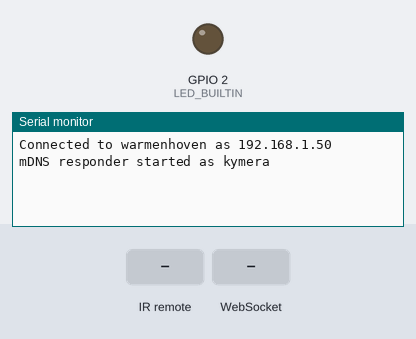
The sketch below on a simulated ESP32. Shown: output pins drawn as LEDs (lit = HIGH), the last lines printed to the serial monitor. Inputs (shaded band) come from the test bench. WiFi joins after 1.5 s; servers stay silent unless stated.

Above: at 2.7 s.
2.8 s: infrared code 0x20DF807F received
At 4.0 s:
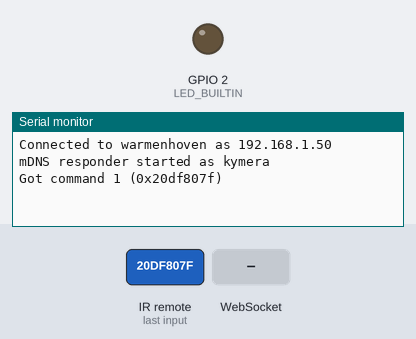
4.3 s: WebSocket text "1" received
At 5.2 s:
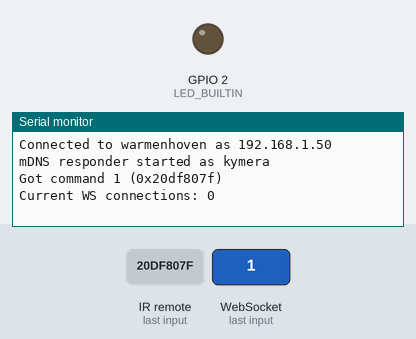
5.8 s: infrared code 0x20DF28D7 received
At 6.3 s:
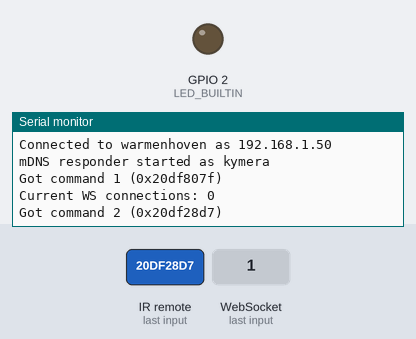
7.3 s: infrared code 0x20DF40BF received
At 8.6 s:
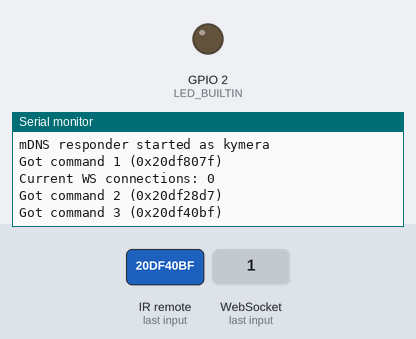

The sketch:

kymera.ino
```cpp
#include <IRremote.h>

IRrecv IrReceiver(15);

#include <WiFi.h>
#include <ESPmDNS.h>
#include <WebSocketsServer.h>

const char *ssid = "warmenhoven";
const char *mdnsid = "kymera";

WebSocketsServer webSocket = WebSocketsServer(80);

struct Conn {
  struct Conn *next;
  uint8_t num;
};
struct Conn *connections = NULL;

void dumpConnections() {
  struct Conn *cur = connections;
  Serial.print("Current WS connections: ");
  while (cur) {
    Serial.printf("%u ", cur->num);
    cur = cur->next;
  }
  Serial.println();
}

void addConnection(uint8_t num) {
  struct Conn *newconn = new Conn;
  newconn->next = NULL;
  newconn->num = num;
  if (!connections) {
    connections = newconn;
  } else {
    struct Conn *tmp = connections;
    while (tmp->next) tmp = tmp->next;
    tmp->next = newconn;
  }
  dumpConnections();
}

void removeConnection(uint8_t num) {
  if (connections->num == num) {
    struct Conn *remconn = connections;
    connections = connections->next;
    delete remconn;
  } else {
    struct Conn *prev = connections;
    struct Conn *cur = connections->next;
    while (cur) {
      if (cur->num == num) {
        prev->next = cur->next;
        delete cur;
        cur = NULL;
      } else {
        prev = cur;
        cur = cur->next;
      }
    }
  }
  dumpConnections();
}

void broadcast(const char *msg) {
  struct Conn *cur = connections;
  while (cur) {
    webSocket.sendTXT(cur->num, msg);
    cur = cur->next;
  }
}

void webSocketEvent(uint8_t num, WStype_t type, uint8_t * payload, size_t length) {
  switch(type) {
    case WStype_CONNECTED:
      addConnection(num);
      break;

    case WStype_DISCONNECTED:
    removeConnection(num);
      break;

    default:
      break;
    }
}

void setup() {
  Serial.begin(115200);

  // initialize digital pin LED_BUILTIN as an output.
  pinMode(LED_BUILTIN, OUTPUT);
  IrReceiver.enableIRIn();  // Start the receiver
  IrReceiver.blink13(true); // Enable feedback LED

  // Connect to WiFi network
  WiFi.begin(ssid);

  // Wait for connection
  while (WiFi.status() != WL_CONNECTED) {
    delay(500);
  }
  Serial.print("Connected to " ); Serial.print(ssid); Serial.print(" as "); Serial.println(WiFi.localIP());

  webSocket.begin();
  webSocket.onEvent(webSocketEvent);

  // Set up mDNS responder
  while (!MDNS.begin(mdnsid)) {
    delay(500);
  }
  Serial.print("mDNS responder started as "); Serial.println(mdnsid);

  // Add service to MDNS-SD
  MDNS.addService("kymera", "tcp", 80);
}

void loop() {
  webSocket.loop();

  if (IrReceiver.decode()) {
    decode_type_t type = IrReceiver.results.decode_type;
    bool isRepeat = IrReceiver.results.isRepeat;
    if (type == NEC && !isRepeat) {
      uint8_t command = 0;
      switch (IrReceiver.results.value) {
        case 0x20DF807F:
          command = 1;
          break;
        case 0x20DF28D7:
          command = 2;
          break;
        case 0x20DF40BF:
          command = 3;
          break;
        case 0x20DFC03F:
          command = 4;
          break;
        case 0x20DF00FF:
          command = 5;
          break;
        case 0x20DFA05F:
          command = 6;
          break;
        case 0x20DF609F:
          command = 7;
          break;
        case 0x20DFE01F:
          command = 8;
          break;
        case 0x20DF20Df:
          command = 9;
          break;
        case 0x20DF906F:
          command = 10;
          break;
        case 0x20DF50AF:
          command = 11;
          break;
        case 0x20DFD02F:
          command = 12;
          break;
        case 0x20DF10EF:
          command = 13;
          break;
        default:
          break;
      }
      Serial.printf("Got command %u (0x%x)\n", command, IrReceiver.results.value);
      if (command) {
        char msg[128] = {0};
        snprintf(msg, 128, "%u", command);
        broadcast(msg);
      }
    }
    IrReceiver.resume();
  }
}
```

Measured:
- after the input at 2.8 s, the serial monitor: prints a new line at once (image 1)
- after the input at 4.3 s, the serial monitor: prints a new line at once (image 2)
- after the input at 5.8 s, the serial monitor: prints a new line at once (image 3)
- after the input at 7.3 s, the serial monitor: prints a new line at once (image 4)
